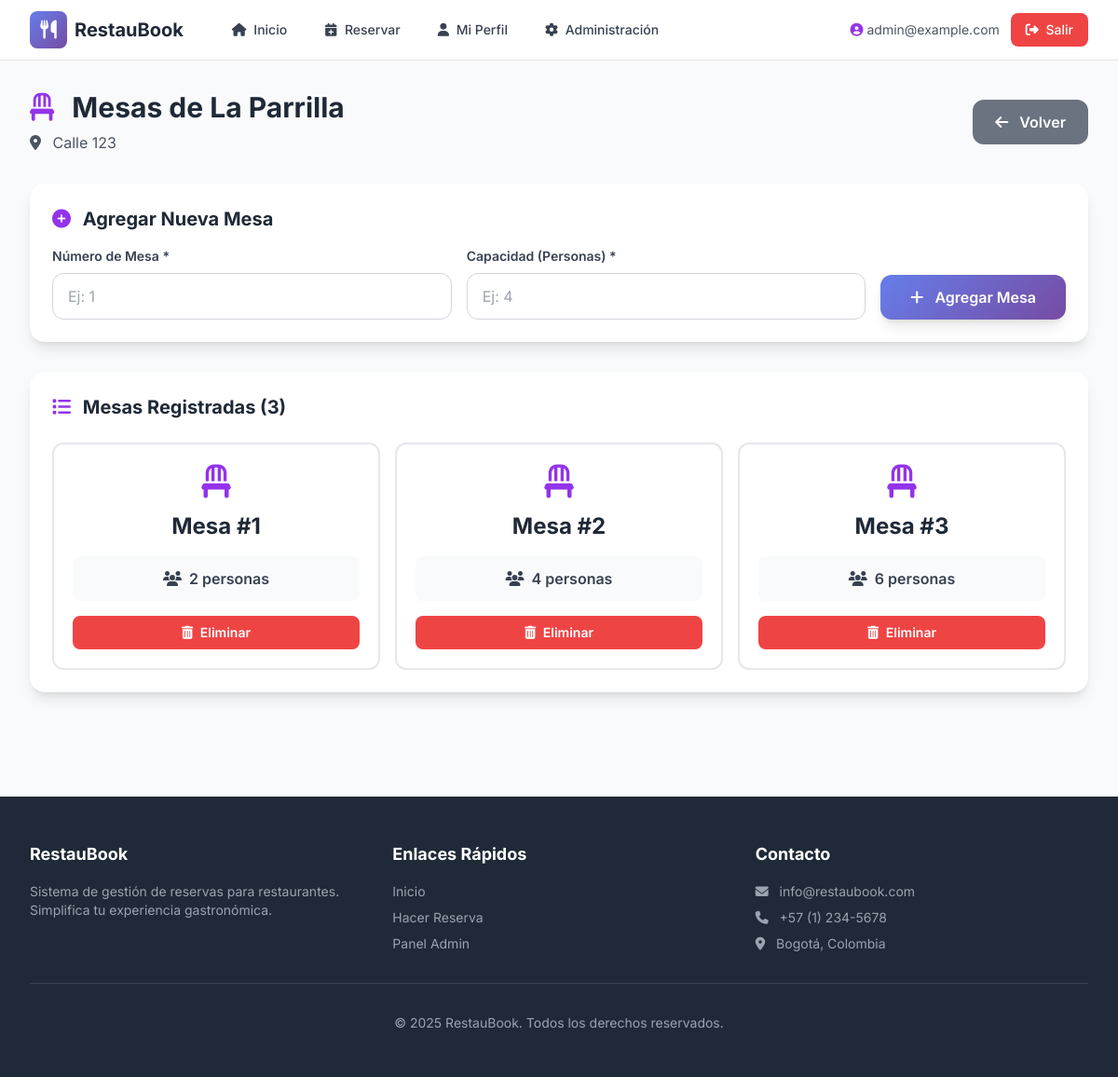
The page /admin/restaurantes/1/mesas (signed in) on the database its author committed.
### models.py (models this page shows, shortened)
class Restaurant(db.Model):
    __tablename__ = 'restaurants'
    id = db.Column(db.Integer, primary_key=True)
    nombre = db.Column(db.String(120), nullable=False)
    direccion = db.Column(db.String(200))
    descripcion = db.Column(db.Text)
    tables = db.relationship('Table', backref='restaurant', cascade='all, delete-orphan')

class Table(db.Model):
    __tablename__ = 'tables'
    id = db.Column(db.Integer, primary_key=True)
    numero = db.Column(db.Integer, nullable=False)
    capacidad = db.Column(db.Integer, nullable=False)
    restaurant_id = db.Column(db.Integer, db.ForeignKey('restaurants.id'), nullable=False)

### app.py (the view)
@app.route('/admin/restaurantes/<int:restaurant_id>/mesas')
@admin_required
def admin_mesas(restaurant_id):
    restaurante = Restaurant.query.get_or_404(restaurant_id)
    mesas = Table.query.filter_by(restaurant_id=restaurant_id).order_by(Table.numero).all()
    return render_template('admin_mesas.html', restaurante=restaurante, mesas=mesas)

### app.py (called while the page is built)
def admin_required(f):
    @wraps(f)
    def decorated_function(*args, **kwargs):
        if session.get('role') != 'ADMIN':
            flash('Acceso restringido: solo administradores', 'danger')
            return redirect(url_for('index'))
        return f(*args, **kwargs)
    return decorated_function

### templates/admin_mesas.html (shortened to what this page needs)
{% extends "base.html" %}
{% block content %}
<div class="animate-fade-in">
    <div class="mb-8">
        <div class="flex items-center justify-between">
            <div>
                <h1 class="text-3xl font-bold text-gray-800 mb-2">
                    <i class="fas fa-chair text-purple-600 mr-3"></i>
                    Mesas de {{ restaurante.nombre }}
                </h1>
                <p class="text-gray-600">
                    <i class="fas fa-map-marker-alt mr-2"></i>
                    {{ restaurante.direccion or 'Sin dirección' }}
                </p>
            </div>
            <a href="/admin/restaurantes" class="bg-gray-500 hover:bg-gray-600 text-white px-6 py-3 rounded-xl font-semibold transition">
                <i class="fas fa-arrow-left mr-2"></i>
                Volver
            </a>
        </div>
    </div>
    <div class="bg-white rounded-2xl shadow-lg p-6 mb-8">
        <h2 class="text-xl font-bold text-gray-800 mb-4">
            <i class="fas fa-plus-circle text-purple-600 mr-2"></i>
            Agregar Nueva Mesa
        </h2>
        <form method="POST" action="/admin/restaurantes/{{ restaurante.id }}/mesas/crear" class="flex flex-wrap gap-4 items-end">
            <div class="flex-1 min-w-[200px]">
                <label class="block text-sm font-semibold text-gray-700 mb-2">
                    Número de Mesa *
                </label>
                <input
                    type="number"
                    name="numero"
                    required
                    min="1"
                    class="w-full px-4 py-3 border border-gray-300 rounded-xl focus:ring-2 focus:ring-purple-500 focus:border-transparent transition"
                    placeholder="Ej: 1"
                >
            </div>
            <div class="flex-1 min-w-[200px]">
                <label class="block text-sm font-semibold text-gray-700 mb-2">
                    Capacidad (Personas) *
                </label>
                <input
                    type="number"
                    name="capacidad"
                    required
                    min="1"
                    max="20"
                    class="w-full px-4 py-3 border border-gray-300 rounded-xl focus:ring-2 focus:ring-purple-500 focus:border-transparent transition"
                    placeholder="Ej: 4"
                >
            </div>
            <button
                type="submit"
                class="btn-primary text-white px-8 py-3 rounded-xl font-semibold shadow-lg"
            >
                <i class="fas fa-plus mr-2"></i>
                Agregar Mesa
            </button>
        </form>
    </div>
    {% if mesas %}
    <div class="bg-white rounded-2xl shadow-lg p-6">
        <h2 class="text-xl font-bold text-gray-800 mb-6">
            <i class="fas fa-list text-purple-600 mr-2"></i>
            Mesas Registradas ({{ mesas|length }})
        </h2>
        <div class="grid grid-cols-1 md:grid-cols-2 lg:grid-cols-3 xl:grid-cols-4 gap-4">
            {% for mesa in mesas %}
            <div class="border-2 border-gray-200 rounded-xl p-5 hover:border-purple-500 hover:shadow-lg transition">
                <div class="text-center mb-4">
                    <i class="fas fa-chair text-purple-600 text-4xl mb-3"></i>
                    <h3 class="text-2xl font-bold text-gray-800">Mesa #{{ mesa.numero }}</h3>
                </div>
                <div class="bg-gray-50 rounded-lg p-3 mb-4">
                    <div class="flex items-center justify-center text-gray-700">
                        <i class="fas fa-users mr-2"></i>
                        <span class="font-semibold">{{ mesa.capacidad }} personas</span>
                    </div>
                </div>
                <form method="POST" action="/admin/mesas/eliminar/{{ mesa.id }}" onsubmit="return confirm('¿Eliminar esta mesa?')">
                    <button
                        type="submit"
                        class="w-full bg-red-500 hover:bg-red-600 text-white py-2 rounded-lg font-semibold text-sm transition"
                    >
                        <i class="fas fa-trash-alt mr-1"></i>
                        Eliminar
                    </button>
                </form>
            </div>
            {% endfor %}
        </div>
    </div>
    {% else %}
    <div class="bg-white rounded-2xl shadow-lg p-12 text-center">
        <i class="fas fa-chair text-gray-300 text-6xl mb-4"></i>
        <h3 class="text-2xl font-bold text-gray-700 mb-2">No hay mesas registradas</h3>
        <p class="text-gray-600">Utiliza el formulario de arriba para agregar la primera mesa</p>
    </div>
    {% endif %}
</div>
{% endblock %}

### templates/base.html (style rules this page uses)
body { font-family: 'Inter', sans-serif; }
.btn-primary { background: linear-gradient(135deg, #667eea 0%, #764ba2 100%); transition: all 0.3s ease; }
.animate-fade-in { animation: fadeIn 0.5s ease-in; }

### rows shown on the page
Restaurant: nombre "La Parrilla", direccion "Calle 123"
Table: numero "1", capacidad "2"
Table: numero "2", capacidad "4"
Table: numero "3", capacidad "6"

### other values the page prints
{{ session.email }} "admin@example.com"
{{ mesas|length }} "3"
